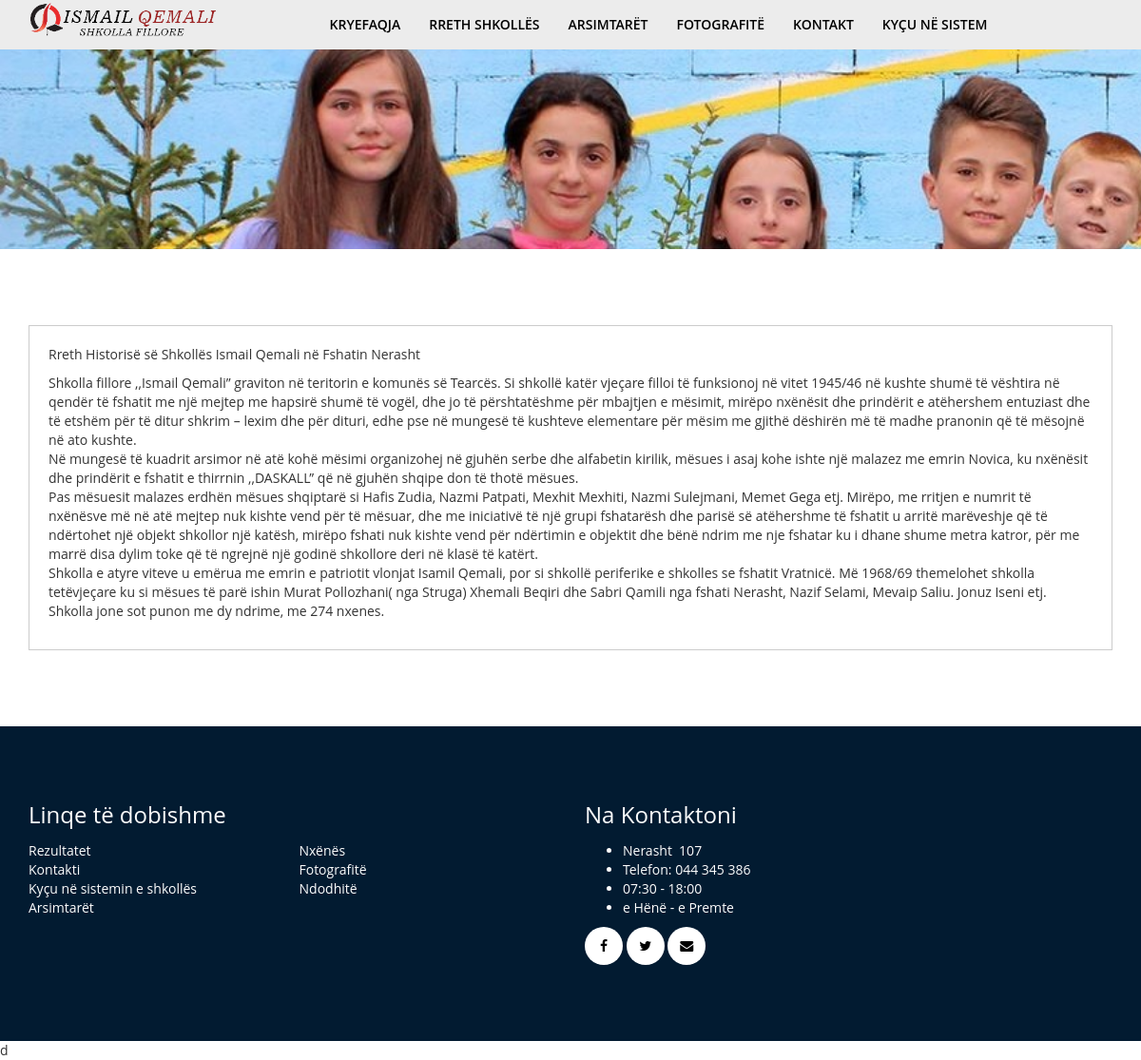
Page /about.php on the committed database.
### tables this page shows
CREATE TABLE `page_contents` (
  `id` int(11) NOT NULL,
  `page_name` varchar(20) NOT NULL,
  `page_text` text DEFAULT NULL,
  `page_image` varchar(100) DEFAULT NULL
);

CREATE TABLE `page_options` (
  `id` int(11) NOT NULL,
  `school_meta_key` varchar(55) NOT NULL,
  `school_meta_value` text DEFAULT NULL
);

### functions.php (called while the page is built, shortened)
<?php
require_once "includes/db.php";
function get_school_address() {
	global $conn;
	$query = "SELECT * FROM page_options WHERE school_meta_key='school_address'";
	$result = mysqli_query($conn, $query);
	if(mysqli_num_rows($result) > 0) {
		$row = mysqli_fetch_assoc($result);
		$school_addr = $row['school_meta_value'];
	} else {
		$school_addr = 'Nerashte, North Macedonia';
	}
	return $school_addr;
}

### about.php (the view)
<?php require_once "includes/header.php"; ?>
<?php require_once "includes/banner.php" ?>
	<div class="about-section section-padding">
		<div class="container">
			<div class="row">
				<div class="col-md-12">
					<div class="single-about">
					<?php
						$query = "SELECT * FROM page_contents WHERE page_name='about_page'";
						$result = mysqli_query($conn, $query);
						$row = mysqli_fetch_assoc($result);
						echo $row['page_text'];
					?>
					</div>
				</div>
			</div>
		</div>
	</div>
<?php require_once "includes/footer.php"; ?>d

### includes/footer.php (shortened to what this page needs)
	<div class="footer-wrapper section-padding theme-bg">
		<div class="container">
			<div class="row">
				<div class="col-md-6">
				<h3 class="footer-header">Linqe të dobishme</h3>
					<ul class="footer-links">
						<li><a href="result.php">Rezultatet</a></li>
						<li><a href="contact.php">Kontakti</a></li>
						<li><a href="login.php">Kyçu në sistemin e shkollës</a></li>
						<li><a href="teachers.php">Arsimtarët</a></li>
						<li><a href="login.php">Nxënës</a></li>
						<li><a href="gallery.php">Fotografitë</a></li>
						<li><a href="event.php">Ndodhitë</a></li>
					</ul>
				</div>
				<div class="col-md-6">
					<h3 class="footer-header">Na Kontaktoni</h3>
					<?php echo get_school_address(); ?>
					<ul class="social-profiles">
						<li><a href="https://www.facebook.com/shfismailqemali.edu.mk/" target="_blank"><i class="fa fa-facebook"></i></a></li>
						<li><a href="https://twitter.com" target="_blank"><i class="fa fa-twitter"></i></a></li>
						<li><a href="mailto:ismail_qemali@hotmail.com"><i class="fa fa-envelope"></i></a></li>
					</ul>
				</div>
			</div>
		</div>
	</div>
</body>
</html>

### style.css (style rules this page uses)
h1, h2, h3, h4, h5, h6 { margin: 0 0 15px; font-weight: 700px; }
body { font-family: 'Open Sans', sans-serif; }
.section-padding { padding: 80px 0; }
.theme-bg { background: #021b31; }
.theme-bg a, .theme-bg h1, .theme-bg h2, .theme-bg h3, .theme-bg h4, .theme-bg p, .theme-bg { color: rgb(253, 253, 253); }
.single-about { padding: 20px; border: 1px solid #ccc; }
ul.footer-links { columns: 2; list-style-type: none; margin: 0; padding: 0; }
ul.social-profiles { margin: 0; padding: 0; list-style-type: none; }
ul.social-profiles li { display: inline-block; }
ul.social-profiles li a { display: block; color: #000; background: #fff; border-radius: 50%; height: 40px; width: 40px; text-align: center; line-height: 40px; }

### rows in the picture
page_contents: page_text "Rreth Historisë së Shkollës Ismail Qemali në Fshatin Nerasht Shkolla fillore ,,Ismail Qemali” graviton në teritorin e komunës së Tearcës. Si shkollë katër vjeçare filloi të funksionoj në vitet 1945/46 në kushte shumë të vështira në qendër të fshatit me një mejtep me hapsirë shumë të vogël, dhe jo të përshtatëshme për mbajtjen e mësimit, mirëpo nxënësit dhe prindërit e atëhershem entuziast dhe të etshëm për të ditur shkrim – lexim dhe për dituri, edhe pse në mungesë të kushteve elementare për mësim me gjithë dëshirën më të madhe pranonin që të mësojnë në ato kushte. Në mungesë të kuadrit arsimor në atë kohë mësimi organizohej në gjuhën serbe dhe alfabetin kirilik, mësues i asaj kohe ishte…"
page_options: school_meta_value "Nerasht 107 Telefon: 044 345 386 07:30 - 18:00 e Hënë - e Premte"
